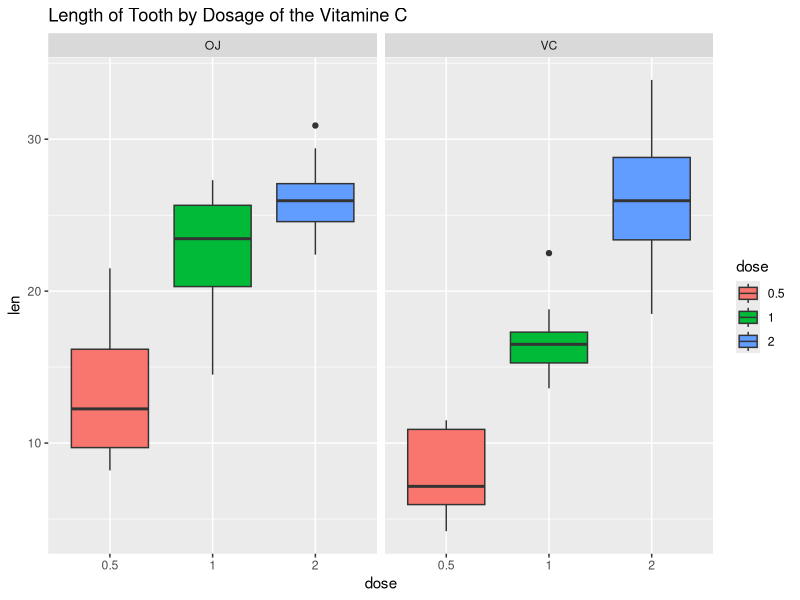

The R script that drew this image: (Note: this script raises an error after producing the figure.)
## ---- chunk 1
knitr::opts_chunk$set(cache=TRUE,warning=FALSE, message=FALSE)
## ---- chunk 2
data<-ToothGrowth
dt<-data
dt$dose<-as.factor(dt$dose)

#exploratory plot
library(ggplot2)
ggplot(dt, aes(x=dose, y = len, fill=dose)) +
  geom_boxplot() + labs(title = "Length of Tooth by Dosage of the Vitamine C") + facet_grid( . ~ supp)
## ---- chunk 3
dt12<- subset(data, dose %in% c(0.5, 1)) 
dt13<- subset(data, dose %in% c(0.5, 2))
dt23<- subset(data, dose %in% c(1, 2))

dt12$dose<-as.factor(dt12$dose)
dt13$dose<-as.factor(dt13$dose)
dt23$dose<-as.factor(dt23$dose)

print ('Diferences beeteen Orange Juice and Vitamine C')
t.test(len ~ supp, paired = FALSE, 
       var.equal = FALSE, data = dt)

print ('Diferences beeteen 0.5 mg and 1 mg dosage')
t.test(len ~ dose, paired = FALSE, 
       var.equal = FALSE, data = dt12)

print ('Diferences beeteen 0.5 mg and 2 mg dosage')
t.test(len ~ dose, paired = FALSE, 
       var.equal = FALSE, data = dt13)

print ('Diferences beeteen 1 mg and 2 mg dosage')
t.test(len ~ dose, paired = FALSE, 
       var.equal = FALSE, data = dt23)
